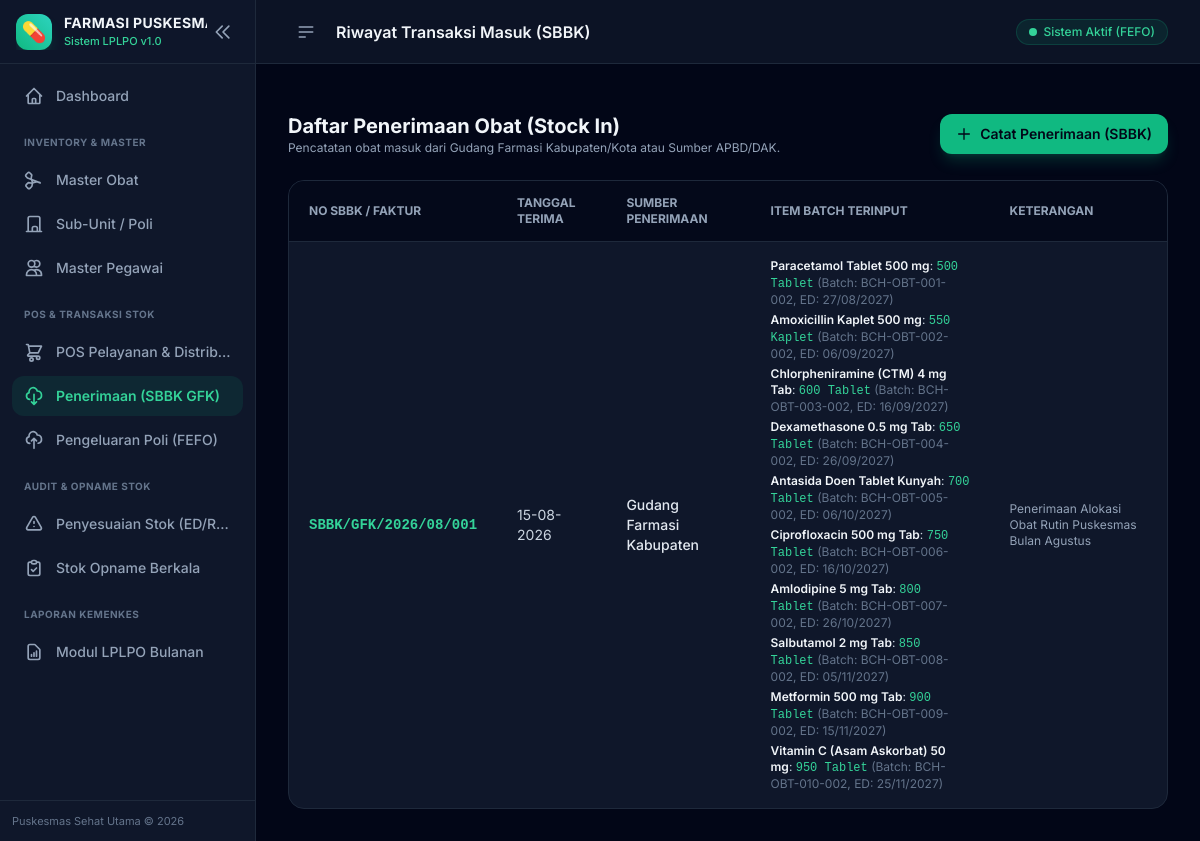
The app's page /transaksi/masuk, older data.
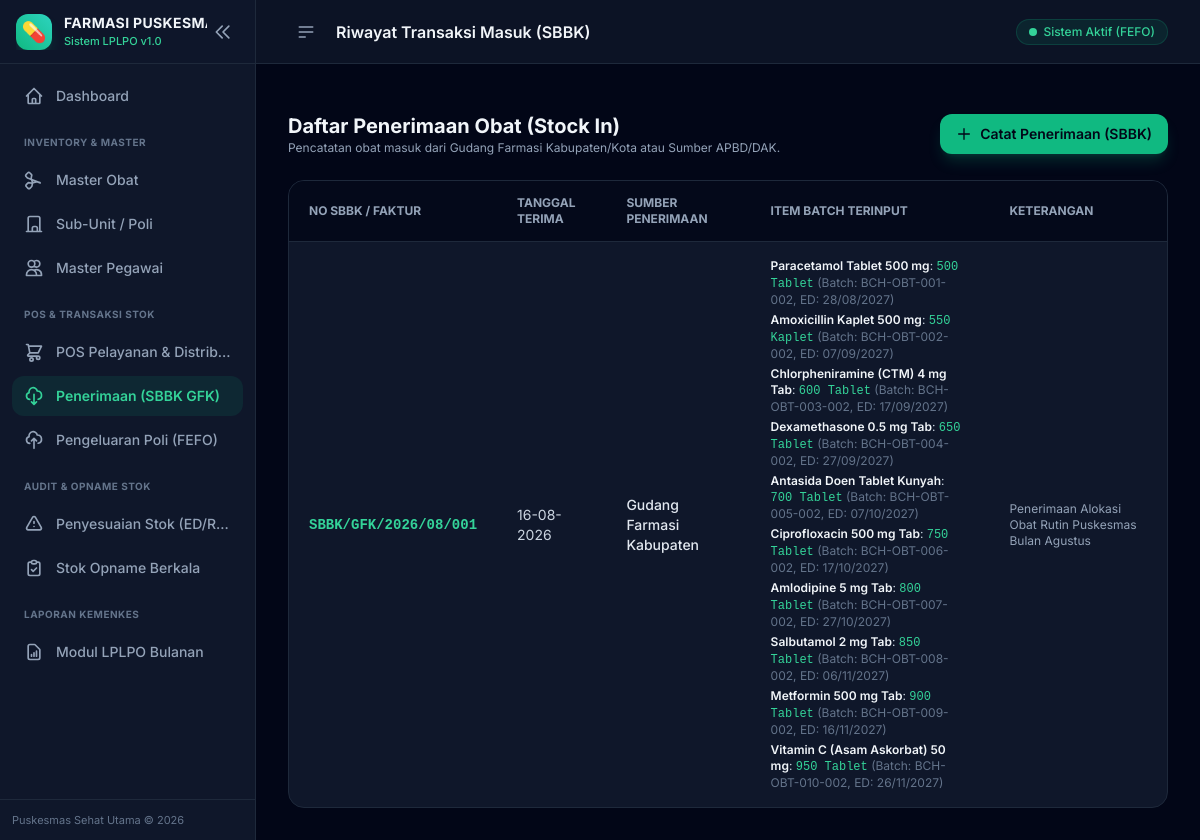
The same page, newer data.
### app/models.py (models this page shows, shortened)
class BaseModel(db.Model):
    __abstract__ = True

class TransaksiMasuk(BaseModel):
    __tablename__ = 'transaksi_masuk'
    id = db.Column(db.Integer, primary_key=True)
    no_sbbk = db.Column(db.String(50), nullable=False)
    sumber_penerimaan = db.Column(db.String(100), default='Gudang Farmasi Kabupaten')
    tanggal_terima = db.Column(db.Date, nullable=False, default=date.today)
    keterangan = db.Column(db.Text)
    created_at = db.Column(db.DateTime, default=datetime.utcnow)
    items = db.relationship('TransaksiMasukItem', backref='transaksi', lazy=True, cascade="all, delete-orphan")

class TransaksiMasukItem(BaseModel):
    __tablename__ = 'transaksi_masuk_item'
    id = db.Column(db.Integer, primary_key=True)
    transaksi_masuk_id = db.Column(db.Integer, db.ForeignKey('transaksi_masuk.id'), nullable=False)
    obat_id = db.Column(db.Integer, db.ForeignKey('obat.id'), nullable=False)
    batch_id = db.Column(db.Integer, db.ForeignKey('batch_obat.id'), nullable=False)
    jumlah = db.Column(db.Integer, nullable=False)
    harga_satuan = db.Column(db.Float, default=0.0)
    obat = db.relationship('Obat')
    batch = db.relationship('BatchObat')

class Obat(BaseModel):
    __tablename__ = 'obat'
    id = db.Column(db.Integer, primary_key=True)
    kode_obat = db.Column(db.String(50), unique=True, nullable=False, index=True)
    nama_obat = db.Column(db.String(150), nullable=False)
    bentuk_sediaan = db.Column(db.String(50), default='Tablet')
    satuan = db.Column(db.String(30), default='Tablet')
    kategori = db.Column(db.String(50), default='Generik')
    harga_satuan = db.Column(db.Float, default=0.0)
    stok_minimum = db.Column(db.Integer, default=10)
    buffer_percent = db.Column(db.Float, default=0.20)
    created_at = db.Column(db.DateTime, default=datetime.utcnow)
    batches = db.relationship('BatchObat', backref='obat', lazy=True, cascade="all, delete-orphan")

class BatchObat(BaseModel):
    __tablename__ = 'batch_obat'
    id = db.Column(db.Integer, primary_key=True)
    obat_id = db.Column(db.Integer, db.ForeignKey('obat.id'), nullable=False)
    no_batch = db.Column(db.String(50), nullable=False)
    expired_date = db.Column(db.Date, nullable=False)
    stok_awal = db.Column(db.Integer, default=0)
    stok_sekarang = db.Column(db.Integer, default=0)
    sumber_dana = db.Column(db.String(50), default='APBD')
    harga_batch = db.Column(db.Float, default=0.0)
    created_at = db.Column(db.DateTime, default=datetime.utcnow)

### app/routes/transaksi.py (the view)
@transaksi_bp.route('/masuk')
def list_masuk():
    transaksi_list = TransaksiMasuk.query.order_by(TransaksiMasuk.tanggal_terima.desc()).all()
    return render_template('transaksi/masuk_list.html', transaksi_list=transaksi_list)

### app/templates/transaksi/masuk_list.html (shortened to what this page needs)
{% extends 'base.html' %}
{% block header_title %}Riwayat Transaksi Masuk (SBBK){% endblock %}
{% block content %}
<div class="space-y-6">
    <div class="flex flex-col sm:flex-row items-start sm:items-center justify-between gap-4">
        <div>
            <h3 class="text-xl font-bold text-slate-100">Daftar Penerimaan Obat (Stock In)</h3>
            <p class="text-xs text-slate-400">Pencatatan obat masuk dari Gudang Farmasi Kabupaten/Kota atau Sumber APBD/DAK.</p>
        </div>
        <a href="{{ url_for('transaksi.tambah_masuk') }}" class="px-4 py-2.5 bg-emerald-500 hover:bg-emerald-400 text-slate-950 font-semibold rounded-xl transition-all shadow-lg shadow-emerald-500/20 flex items-center gap-2 text-sm">
            <svg class="w-4 h-4" fill="none" stroke="currentColor" viewBox="0 0 24 24"><path stroke-linecap="round" stroke-linejoin="round" stroke-width="2" d="M12 4v16m8-8H4"/></svg>
            Catat Penerimaan (SBBK)
        </a>
    </div>
    <div class="bg-slate-900 rounded-2xl border border-slate-800 overflow-hidden">
        <div class="overflow-x-auto">
            <table class="w-full text-sm text-left">
                <thead class="text-xs uppercase bg-slate-950/80 text-slate-400 border-b border-slate-800">
                    <tr>
                        <th class="px-5 py-3.5">No SBBK / Faktur</th>
                        <th class="px-5 py-3.5">Tanggal Terima</th>
                        <th class="px-5 py-3.5">Sumber Penerimaan</th>
                        <th class="px-5 py-3.5">Item Batch Terinput</th>
                        <th class="px-5 py-3.5">Keterangan</th>
                    </tr>
                </thead>
                <tbody class="divide-y divide-slate-800/60">
                    {% if transaksi_list %}
                        {% for t in transaksi_list %}
                        <tr class="hover:bg-slate-800/40 transition-colors">
                            <td class="px-5 py-4 font-mono font-bold text-emerald-400">{{ t.no_sbbk }}</td>
                            <td class="px-5 py-4 text-slate-300">{{ t.tanggal_terima.strftime('%d-%m-%Y') }}</td>
                            <td class="px-5 py-4 text-slate-200 font-medium">{{ t.sumber_penerimaan }}</td>
                            <td class="px-5 py-4">
                                <div class="space-y-1">
                                    {% for item in t.items %}
                                    <div class="text-xs text-slate-300">
                                        <span class="font-semibold text-slate-100">{{ item.obat.nama_obat }}</span>:
                                        <span class="font-mono text-emerald-400">{{ item.jumlah|number }} {{ item.obat.satuan }}</span>
                                        <span class="text-slate-500">(Batch: {{ item.batch.no_batch }}, ED: {{ item.batch.expired_date.strftime('%d/%m/%Y') }})</span>
                                    </div>
                                    {% endfor %}
                                </div>
                            </td>
                            <td class="px-5 py-4 text-slate-400 text-xs">{{ t.keterangan or '-' }}</td>
                        </tr>
                        {% endfor %}
                    {% else %}
                        <tr>
                            <td colspan="5" class="text-center py-8 text-slate-500 text-sm">Belum ada riwayat transaksi penerimaan.</td>
                        </tr>
                    {% endif %}
                </tbody>
            </table>
        </div>
    </div>
</div>
{% endblock %}

Row changes from the older to the newer data that the page shows:
changed TransaksiMasuk "Gudang Farmasi Kabupaten": tanggal_terima "15-08-2026" → "16-08-2026"
changed through a linked row, TransaksiMasukItem "Paracetamol Tablet 500 mg": batch.expired_date "27/08/2027" → "28/08/2027"
changed through a linked row, TransaksiMasukItem "Amoxicillin Kaplet 500 mg": batch.expired_date "06/09/2027" → "07/09/2027"
changed through a linked row, TransaksiMasukItem "Chlorpheniramine (CTM) 4 mg Tab": batch.expired_date "16/09/2027" → "17/09/2027"
changed through a linked row, TransaksiMasukItem "Dexamethasone 0.5 mg Tab": batch.expired_date "26/09/2027" → "27/09/2027"
changed through a linked row, TransaksiMasukItem "Antasida Doen Tablet Kunyah": batch.expired_date "06/10/2027" → "07/10/2027"
changed through a linked row, TransaksiMasukItem "Ciprofloxacin 500 mg Tab": batch.expired_date "16/10/2027" → "17/10/2027"
changed through a linked row, TransaksiMasukItem "Amlodipine 5 mg Tab": batch.expired_date "26/10/2027" → "27/10/2027"
changed through a linked row, TransaksiMasukItem "Salbutamol 2 mg Tab": batch.expired_date "05/11/2027" → "06/11/2027"
changed through a linked row, TransaksiMasukItem "Metformin 500 mg Tab": batch.expired_date "15/11/2027" → "16/11/2027"
changed through a linked row, TransaksiMasukItem "Vitamin C (Asam Askorbat) 50 mg": batch.expired_date "25/11/2027" → "26/11/2027"
